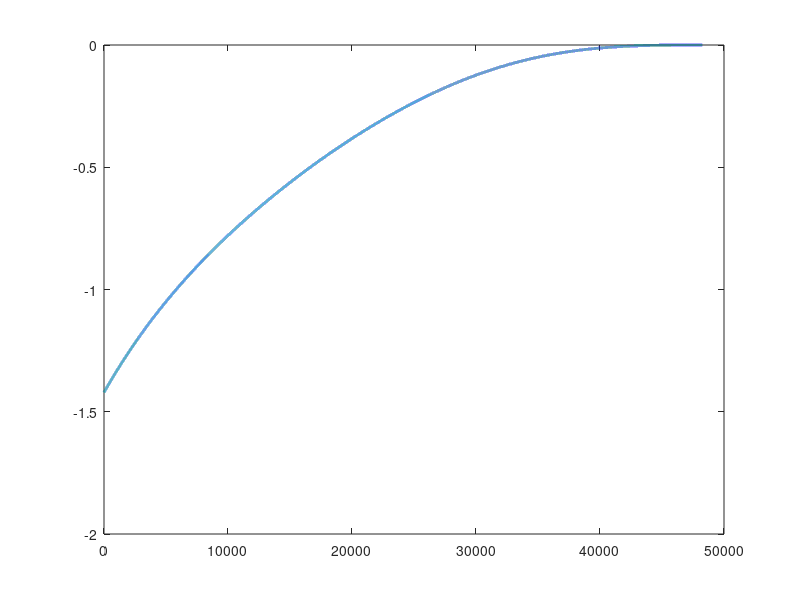
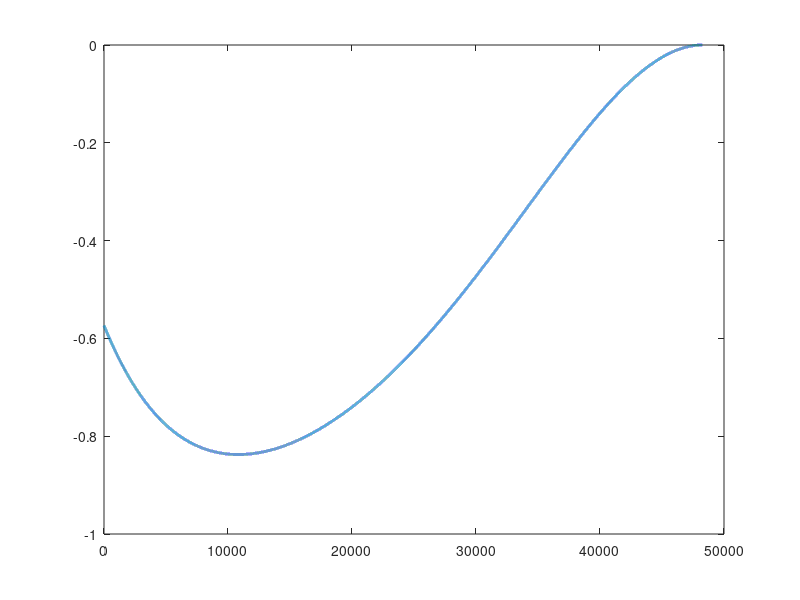

These figures' MATLAB source, in order:
%bias proportional navigation impact angle control

%保证在追逐过程当中r_dot要一直小于0 
%保证在初始的yita_m要是在 [-90 , 90] 之间的  
% if 目标是动态的 不能保证一定可以满足攻击角度的约束  
clc; close all;clear;

% 导弹的信息
xm = -10000; ym = 500; vm = 250; delm = 30 / 180 * pi;
am_limit = 5 * 9.81; % 过载限制
delm_d = -60 /180 * pi; % 期望攻击角度
N=3; %应用于比例导引 
K=3; %应用于攻击角度 
dt = 0.001;

% 目标的信息
xt = 0; yt = 0; vt = 0; delt = 0;


%初始的状态信息
r = sqrt((xm - xt)^2 + (ym - yt)^2); % 初始的距离
q = atan2(yt-ym,xt-xm);  %初始的视线角
a = (N-1)*delm_d - N*q + delm;  % 初始的a
yita_m = q - delm;
yita_t = q - delt;
n = 1;
while r > 1
    dr = -vm * cos(yita_m) + vt * cos(yita_t);
    dq = (vm * sin(yita_m) - vt * sin(yita_t)) / r;
    da = -(K * vm * a * cos(yita_m)) / r;
    R(n) = r;
    XM(n) = xm;
    YM(n) = ym;
    AM(n) = a;
    YITA_M(n) = yita_m;
    DELM(n) = delm * 180 / pi;
    am = N * vm * dq - ((K * vm^2 * cos(yita_m))/r * a); % 求得过载
    % min(am,am_limit); % 限制最大的过载

    ddelm = am / vm;

    r = r + dr * dt;
    q = q + dq * dt;
    delm = delm + ddelm * dt;
    yita_m = q - delm;
    yita_t = q - delt;
    a = a + da * dt;

    xm = xm + vm * cos(delm) * dt;
    ym = ym + vm * sin(delm) * dt;
    n = n + 1;
end

% 
% figure(1);
% plot(XM,YM,'LineWidth',2);
% figure(2);
% plot(DELM,'LineWidth',2);
figure(3);
plot(AM,'LineWidth',2);
figure(4);
plot(YITA_M,'LineWidth',2);
r